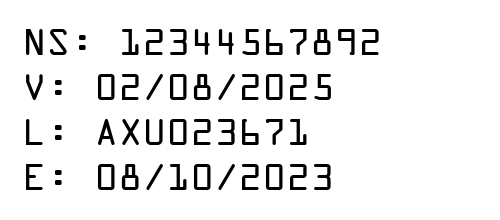
#> input picture data/img1.png, 500 x 220 px
$ python -i rec_detector.py   (imports and definitions only)
#> lines starting #> are read from the running program, lines starting #| are printed output that depends on the picture; after the words box and inside, x2 and y2 are one past the last pixel; in counts of white or black regions, pixels touching at a corner belong together
import cv2 as cv
import matplotlib.pyplot as plt
"""
Creates a rectangle in which the entire character is embedded.
Giving as output the coordinates of the same, or a representation by image on the screen

Used in conjunction with bbox_creator.py to create bounding boxes
"""


class TextRectanglesDetector:
    def __init__(self):
        self.threshold = 100
        self.min_area = 10
        self.max_line_gap = 2
        self.min_char_width = 5
        self.max_char_width = 60
        self.min_char_height = 10
        self.max_char_height = 60
        self.min_total_width = 10
        self.max_total_width = 300
        self.min_total_height = 10
        self.max_total_height = 100
        self.margin = 5

    def detect_rectangles(self,image_path,r = 'src'):
        # Leer la imagen de entrada
        src = cv.imread(image_path)

        # Convertir la imagen a escala de grises y aplicar desenfoque
        src_gray = cv.cvtColor(src, cv.COLOR_BGR2GRAY)
        src_gray = cv.blur(src_gray, (3, 3))

        # Procesar la imagen
        canny_output = cv.Canny(src_gray, self.threshold, self.threshold * 2)
        contours, _ = cv.findContours(canny_output, cv.RETR_EXTERNAL, cv.CHAIN_APPROX_SIMPLE)

        rectangles = []

        for i, c in enumerate(contours):
            area = cv.contourArea(c)
            if area > self.min_area:
                x, y, w, h = cv.boundingRect(c)

                if self.min_char_width <= w <= self.max_char_width and self.min_char_height <= h <= self.max_char_height:
                    rectangles.append((x, y, w, h))

        # Fusionar los rectángulos de cada línea de texto
        rectangles = self.merge_rectangles(rectangles)

        filtered_rectangles = []

        for rect in rectangles:
            x, y, w, h = rect
            x -= self.margin
            y -= self.margin
            w += 2 * self.margin
            h += 2 * self.margin

            if self.min_total_width <= w <= self.max_total_width and self.min_total_height <= h <= self.max_total_height:
                filtered_rectangles.append(rect)
                color = (255, 0, 0)
                cv.rectangle(src, (x, y), (x + w, y + h), color, 2)

        if r == 'src':
            return src
        if r == 'bbox':
            return rectangles


    def merge_rectangles(self, rectangles):
        rectangles = sorted(rectangles, key=lambda r: (r[1], r[0]))  # Ordenar los rectángulos por coordenada Y y X

        merged_rectangles = []
        current_line = []
        prev_y = None

        for rect in rectangles:
            x, y, w, h = rect

            if prev_y is None or y - prev_y > self.max_line_gap:
                if current_line:
                    merged_rectangles.append(self.merge_line_rectangles(current_line))
                    current_line = []

            current_line.append(rect)
            prev_y = y

        if current_line:
            merged_rectangles.append(self.merge_line_rectangles(current_line))

        return merged_rectangles

    def merge_line_rectangles(self, rectangles):
        min_x = min(rect[0] for rect in rectangles)
        min_y = min(rect[1] for rect in rectangles)
        max_x = max(rect[0] + rect[2] for rect in rectangles)
        max_y = max(rect[1] + rect[3] for rect in rectangles)

        return (min_x, min_y, max_x - min_x, max_y - min_y)

    def show_bbox_image(self, image_path):
        bbox = self.detect_rectangles(image_path)
#> in detect_rectangles, src is the input picture: shape (220, 500, 3); min 0, max 255, mean 235.5
#> in detect_rectangles, `src_gray = cv.blur(src_gray, (3, 3))`:
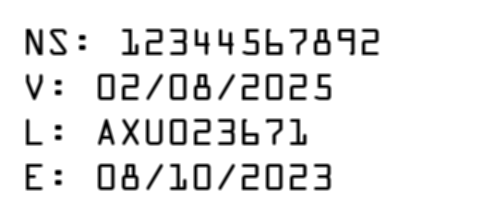
#> src_gray: shape (220, 500); min 0, max 255, mean 235.5
#> in detect_rectangles, `canny_output = cv.Canny(src_gray, self.threshold, self.threshold * 2)`:
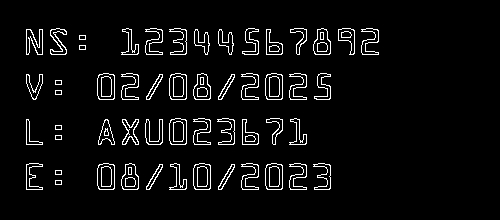
#> canny_output: shape (220, 500); 5% white in thin lines or dots, all inside (x1, y1, x2, y2) = (26, 28, 379, 190)
#> in detect_rectangles, `contours, _ = cv.findContours(canny_output, cv.RETR_EXTERNAL, cv.CHAIN..`: contours = 53 contours; largest, box (x1, y1, x2, y2) and area: (265, 163, 283, 190) 422, (193, 163, 211, 190) 422, (97, 163, 115, 190) 422, (169, 118, 187, 145) 422, (265, 73, 283, 100) 422
#> the loop in detect_rectangles, `for i, c in enumerate(contours):` made 53 passes
#> (c, area, x, y, w, h) on passes 1, 2, 14, 15, 26, 27, 39, 40: ([[55, 180], [55, 184], [61, 184], [61, 180]], 24, 55, 180, 7, 5), ([[55, 170], [55, 174], [61, 174], [61, 170]], 24, 55, 170, 7, 5), ([[55, 135], [55, 139], [61, 139], [61, 135]], 24, 55, 135, 7, 5), ([[55, 125], [55, 129], [61, 129], [61, 125]], 24, 55, 125, 7, 5), ([[55, 90], [55, 94], [61, 94], [61, 90]], 24, 55, 90, 7, 5), ([[55, 80], [55, 84], [61, 84], [61, 80]], 24, 55, 80, 7, 5), ([[79, 45], [79, 49], [85, 49], [85, 45]], 24, 79, 45, 7, 5), ([[79, 35], [79, 39], [85, 39], [85, 35]], 24, 79, 35, 7, 5)
#> (area, x, y, w, h) on passes 3 to 8: (106, 218, 164, 17, 26), (106, 146, 164, 17, 26), (183, 313, 163, 18, 27), (195.5, 289, 163, 18, 27), (422, 265, 163, 18, 27), (195.5, 241, 163, 18, 27)
#> after the loop in detect_rectangles, `for i, c in enumerate(contours):`: rectangles = 45 items, first 6: (218, 164, 17, 26), (146, 164, 17, 26), (313, 163, 18, 27), (289, 163, 18, 27), (265, 163, 18, 27), (241, 163, 18, 27)
#> in merge_rectangles, `rectangles = sorted(rectangles, key=lambda r: (r[1], r[0]))`: rectangles = 45 items, first 6: (50, 28, 17, 27), (121, 28, 18, 27), (145, 28, 18, 27), (169, 28, 18, 27), (242, 28, 17, 27), (290, 28, 17, 27)
#> the loop in merge_rectangles, `for rect in rectangles:` made 45 passes
#> (x, y, w, h, prev_y) on passes 1 to 12: (50, 28, 17, 27, 28), (121, 28, 18, 27, 28), (145, 28, 18, 27, 28), (169, 28, 18, 27, 28), (242, 28, 17, 27, 28), (290, 28, 17, 27, 28), (313, 28, 18, 27, 28), (338, 28, 17, 27, 28), (361, 28, 18, 27, 28), (26, 29, 17, 26, 29), (194, 29, 16, 26, 29), (218, 29, 16, 26, 29)
#> (x, y, w, h, min_y in merge_line_rectangles, max_x in merge_line_rectangles, max_y in merge_line_rectangles, prev_y) on passes 14, 25, 35: (97, 73, 18, 27, 28, 379, 55, 73), (169, 118, 18, 27, 73, 331, 100, 118), (26, 163, 17, 27, 118, 307, 145, 163)
#> after the loop in merge_rectangles, `for rect in rectangles:`: current_line = [(26, 163, 17, 27), (97, 163, 18, 27), (121, 163, 18, 27), (169, 163, 18, 27), (193, 163, 18, 27), (241, 163, 18, 27), (265, 163, 18, 27), (289, 163, 18, 27), (313, 163, 18, 27), (146, 164, 17, 26), (218, 164, 17, 26)]; merged_rectangles = [(26, 28, 353, 27), (26, 73, 305, 27), (26, 118, 281, 27)]
#> in detect_rectangles, `rectangles = self.merge_rectangles(rectangles)`: rectangles = [(26, 28, 353, 27), (26, 73, 305, 27), (26, 118, 281, 27), (26, 163, 305, 27)]
#> the loop in detect_rectangles, `for rect in rectangles:` made 4 passes
#> (rect, y, w, color) on pass 3: ((26, 118, 281, 27), 113, 291, (255, 0, 0))
#> (rect, y, w) on passes 1, 2, 4: ((26, 28, 353, 27), 23, 363), ((26, 73, 305, 27), 68, 315), ((26, 163, 305, 27), 158, 315)
#> after the loop in detect_rectangles, `for rect in rectangles:`:
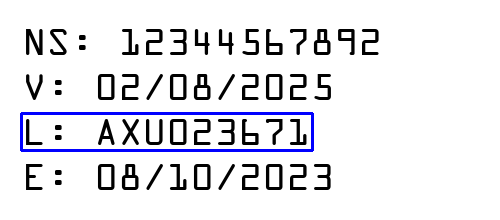
#> src: shape (220, 500, 3); 1.79% of pixels changed, all inside (x1, y1, x2, y2) = (20, 112, 314, 152)
#> after the loop in detect_rectangles, `for rect in rectangles:`: filtered_rectangles = [(26, 118, 281, 27)]
        plt.imshow(cv.cvtColor(bbox, cv.COLOR_BGR2RGB))
        plt.title('Rectangles Detection')
        plt.show()

    def get_bbox_coor(self, image_path):
        bbox = self.detect_rectangles(image_path, 'bbox')
        return bbox


# [6 lines of commented-out code are left out]

>>> result = TextRectanglesDetector().show_bbox_image('data/img1.png')

$ run again, on data/img2.png
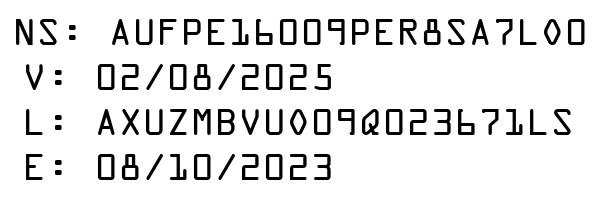
#> input picture data/img2.png, 600 x 200 px
#> in detect_rectangles, src is the input picture: shape (200, 600, 3); min 0, max 255, mean 229
#> in detect_rectangles, `src_gray = cv.blur(src_gray, (3, 3))`:
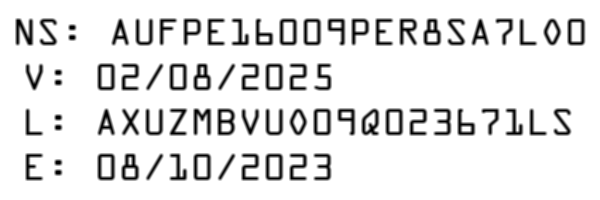
#> src_gray: shape (200, 600); min 0, max 255, mean 229
#> in detect_rectangles, `canny_output = cv.Canny(src_gray, self.threshold, self.threshold * 2)`:
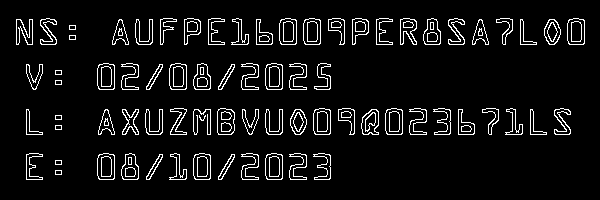
#> canny_output: shape (200, 600); 6.6% white in thin lines or dots, all inside (x1, y1, x2, y2) = (16, 18, 585, 180)
#> contours = 74 contours, 2 with area under 20; largest, box (x1, y1, x2, y2) and area: (265, 153, 283, 180) 422, (193, 153, 211, 180) 422, (97, 153, 115, 180) 422, (385, 108, 403, 135) 422, (313, 108, 331, 135) 422
#> the loop in detect_rectangles, `for i, c in enumerate(contours):` made 74 passes
#> (c, area, x, y, w, h) on passes 1, 2, 14, 16, 38, 39: ([[55, 170], [55, 174], [61, 174], [61, 170]], 24, 55, 170, 7, 5), ([[55, 160], [55, 164], [61, 164], [61, 160]], 24, 55, 160, 7, 5), ([[55, 125], [55, 129], [61, 129], [61, 125]], 24, 55, 125, 7, 5), ([[55, 115], [55, 119], [61, 119], [61, 115]], 24, 55, 115, 7, 5), ([[55, 80], [55, 84], [61, 84], [61, 80]], 24, 55, 80, 7, 5), ([[55, 70], [55, 74], [61, 74], [61, 70]], 24, 55, 70, 7, 5)
#> after the loop in detect_rectangles, `for i, c in enumerate(contours):`: rectangles = 65 items, first 6: (218, 154, 17, 26), (146, 154, 17, 26), (313, 153, 18, 27), (289, 153, 18, 27), (265, 153, 18, 27), (241, 153, 18, 27)
#> in merge_rectangles, `rectangles = sorted(rectangles, key=lambda r: (r[1], r[0]))`: rectangles = 65 items, first 6: (40, 18, 17, 27), (160, 18, 17, 27), (184, 18, 17, 27), (208, 18, 17, 27), (231, 18, 18, 27), (279, 18, 18, 27)
#> the loop in merge_rectangles, `for rect in rectangles:` made 65 passes
#> (x, y, w, h, prev_y) on passes 1 to 8: (40, 18, 17, 27, 18), (160, 18, 17, 27, 18), (184, 18, 17, 27, 18), (208, 18, 17, 27, 18), (231, 18, 18, 27, 18), (279, 18, 18, 27, 18), (303, 18, 18, 27, 18), (328, 18, 17, 27, 18)
#> after the loop in merge_rectangles, `for rect in rectangles:`: current_line = [(26, 153, 17, 27), (97, 153, 18, 27), (121, 153, 18, 27), (169, 153, 18, 27), (193, 153, 18, 27), (241, 153, 18, 27), (265, 153, 18, 27), (289, 153, 18, 27), (313, 153, 18, 27), (146, 154, 17, 26), (218, 154, 17, 26)]; merged_rectangles = [(16, 18, 569, 27), (26, 63, 305, 27), (26, 108, 545, 27)]
#> in detect_rectangles, `rectangles = self.merge_rectangles(rectangles)`: rectangles = [(16, 18, 569, 27), (26, 63, 305, 27), (26, 108, 545, 27), (26, 153, 305, 27)]
#> the loop in detect_rectangles, `for rect in rectangles:` made 4 passes
#> (rect, x, y, w, h) on passes 1 to 2: ((16, 18, 569, 27), 11, 13, 579, 37), ((26, 63, 305, 27), 21, 58, 305, 27)

$ run again, on data/img3.png
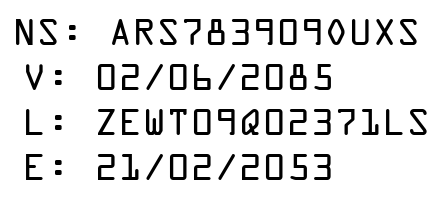
#> input picture data/img3.png, 448 x 200 px
#> in detect_rectangles, src is the input picture: shape (200, 448, 3); min 0, max 255, mean 227.3
#> in detect_rectangles, `src_gray = cv.blur(src_gray, (3, 3))`:
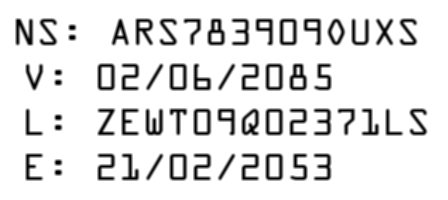
#> src_gray: shape (200, 448); min 0, max 255, mean 227.3
#> in detect_rectangles, `canny_output = cv.Canny(src_gray, self.threshold, self.threshold * 2)`:
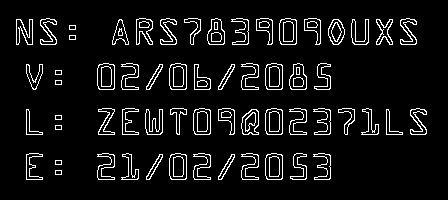
#> canny_output: shape (200, 448); 7.2% white in thin lines or dots, all inside (x1, y1, x2, y2) = (16, 18, 427, 180)
#> contours = 60 contours; largest, box (x1, y1, x2, y2) and area: (265, 153, 283, 180) 422, (169, 153, 187, 180) 422, (265, 108, 283, 135) 422, (193, 108, 211, 135) 422, (265, 63, 283, 90) 422
#> the loop in detect_rectangles, `for i, c in enumerate(contours):` made 60 passes
#> (c, area, x, y, w, h) on passes 1, 2, 14, 15, 31, 32: ([[55, 170], [55, 174], [61, 174], [61, 170]], 24, 55, 170, 7, 5), ([[55, 160], [55, 164], [61, 164], [61, 160]], 24, 55, 160, 7, 5), ([[55, 125], [55, 129], [61, 129], [61, 125]], 24, 55, 125, 7, 5), ([[55, 115], [55, 119], [61, 119], [61, 115]], 24, 55, 115, 7, 5), ([[55, 80], [55, 84], [61, 84], [61, 80]], 24, 55, 80, 7, 5), ([[55, 70], [55, 74], [61, 74], [61, 70]], 24, 55, 70, 7, 5)
#> after the loop in detect_rectangles, `for i, c in enumerate(contours):`: rectangles = 52 items, first 6: (218, 154, 17, 26), (146, 154, 17, 26), (313, 153, 18, 27), (290, 153, 17, 27), (265, 153, 18, 27), (241, 153, 18, 27)
#> in merge_rectangles, `rectangles = sorted(rectangles, key=lambda r: (r[1], r[0]))`: rectangles = 52 items, first 6: (40, 18, 17, 27), (136, 18, 17, 27), (160, 18, 17, 27), (184, 18, 17, 27), (207, 18, 18, 27), (231, 18, 18, 27)
#> the loop in merge_rectangles, `for rect in rectangles:` made 52 passes
#> (x, y, w, h, prev_y) on passes 1 to 8: (40, 18, 17, 27, 18), (136, 18, 17, 27, 18), (160, 18, 17, 27, 18), (184, 18, 17, 27, 18), (207, 18, 18, 27, 18), (231, 18, 18, 27, 18), (256, 18, 17, 27, 18), (279, 18, 18, 27, 18)
#> after the loop in merge_rectangles, `for rect in rectangles:`: current_line = [(26, 153, 17, 27), (97, 153, 18, 27), (121, 153, 18, 27), (169, 153, 18, 27), (193, 153, 18, 27), (241, 153, 18, 27), (265, 153, 18, 27), (290, 153, 17, 27), (313, 153, 18, 27), (146, 154, 17, 26), (218, 154, 17, 26)]; merged_rectangles = [(16, 18, 401, 27), (26, 63, 305, 27), (26, 108, 401, 27)]
#> in detect_rectangles, `rectangles = self.merge_rectangles(rectangles)`: rectangles = [(16, 18, 401, 27), (26, 63, 305, 27), (26, 108, 401, 27), (26, 153, 305, 27)]
#> the loop in detect_rectangles, `for rect in rectangles:` made 4 passes
#> (rect, x, y, w) on passes 1 to 4: ((16, 18, 401, 27), 11, 13, 411), ((26, 63, 305, 27), 21, 58, 315), ((26, 108, 401, 27), 21, 103, 411), ((26, 153, 305, 27), 21, 148, 315)
#> after the loop in detect_rectangles, `for rect in rectangles:`: filtered_rectangles = []

$ run again, on data/img4.png
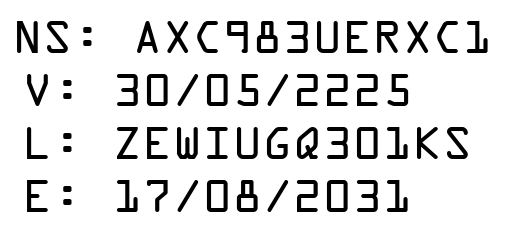
#> input picture data/img4.png, 530 x 250 px
#> in detect_rectangles, src is the input picture: shape (250, 530, 3); min 0, max 255, mean 227.4
#> in detect_rectangles, `src_gray = cv.blur(src_gray, (3, 3))`:
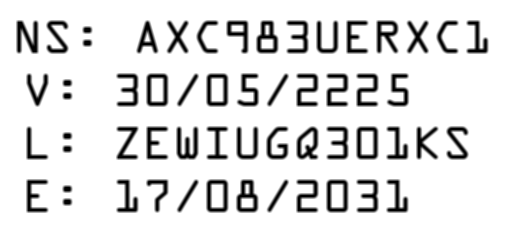
#> src_gray: shape (250, 530); min 0, max 255, mean 227.4
#> in detect_rectangles, `canny_output = cv.Canny(src_gray, self.threshold, self.threshold * 2)`:
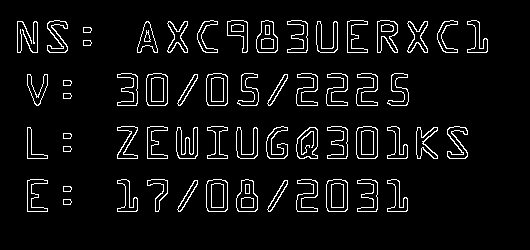
#> canny_output: shape (250, 530); 5.7% white in thin lines or dots, all inside (x1, y1, x2, y2) = (17, 20, 488, 212)
#> contours = 58 contours, 2 with area under 20; largest, box (x1, y1, x2, y2) and area: (326, 179, 348, 212) 648, (206, 179, 228, 212) 648, (356, 126, 378, 159) 648, (206, 73, 228, 106) 648, (146, 73, 168, 106) 648
#> the loop in detect_rectangles, `for i, c in enumerate(contours):` made 58 passes
#> (area, x, y, w, h) on passes 1 to 8: (37, 63, 199, 9, 6), (38, 63, 186, 9, 6), (152.5, 267, 180, 21, 32), (152.5, 177, 180, 21, 32), (260, 387, 179, 21, 33), (294.5, 357, 179, 21, 33), (648, 326, 179, 22, 33), (314.5, 296, 179, 22, 33)
#> after the loop in detect_rectangles, `for i, c in enumerate(contours):`: rectangles = 50 items, first 6: (267, 180, 21, 32), (177, 180, 21, 32), (387, 179, 21, 33), (357, 179, 21, 33), (326, 179, 22, 33), (296, 179, 22, 33)
#> in merge_rectangles, `rectangles = sorted(rectangles, key=lambda r: (r[1], r[0]))`: rectangles = 50 items, first 6: (47, 20, 21, 33), (197, 20, 21, 33), (227, 20, 21, 33), (256, 20, 22, 33), (287, 20, 21, 33), (347, 20, 21, 33)
#> the loop in merge_rectangles, `for rect in rectangles:` made 50 passes
#> (x, y, w, h, prev_y) on passes 1 to 8: (47, 20, 21, 33, 20), (197, 20, 21, 33, 20), (227, 20, 21, 33, 20), (256, 20, 22, 33, 20), (287, 20, 21, 33, 20), (347, 20, 21, 33, 20), (377, 20, 21, 33, 20), (437, 20, 21, 33, 20)
#> after the loop in merge_rectangles, `for rect in rectangles:`: current_line = [(27, 179, 21, 33), (117, 179, 21, 33), (147, 179, 21, 33), (206, 179, 22, 33), (236, 179, 22, 33), (296, 179, 22, 33), (326, 179, 22, 33), (357, 179, 21, 33), (387, 179, 21, 33), (177, 180, 21, 32), (267, 180, 21, 32)]; merged_rectangles = [(17, 20, 471, 33), (27, 73, 382, 33), (27, 126, 441, 33)]
#> in detect_rectangles, `rectangles = self.merge_rectangles(rectangles)`: rectangles = [(17, 20, 471, 33), (27, 73, 382, 33), (27, 126, 441, 33), (27, 179, 381, 33)]
#> the loop in detect_rectangles, `for rect in rectangles:` made 4 passes
#> (rect, x, y, w) on passes 1 to 4: ((17, 20, 471, 33), 12, 15, 481), ((27, 73, 382, 33), 22, 68, 392), ((27, 126, 441, 33), 22, 121, 451), ((27, 179, 381, 33), 22, 174, 391)
#> after the loop in detect_rectangles, `for rect in rectangles:`: filtered_rectangles = []
